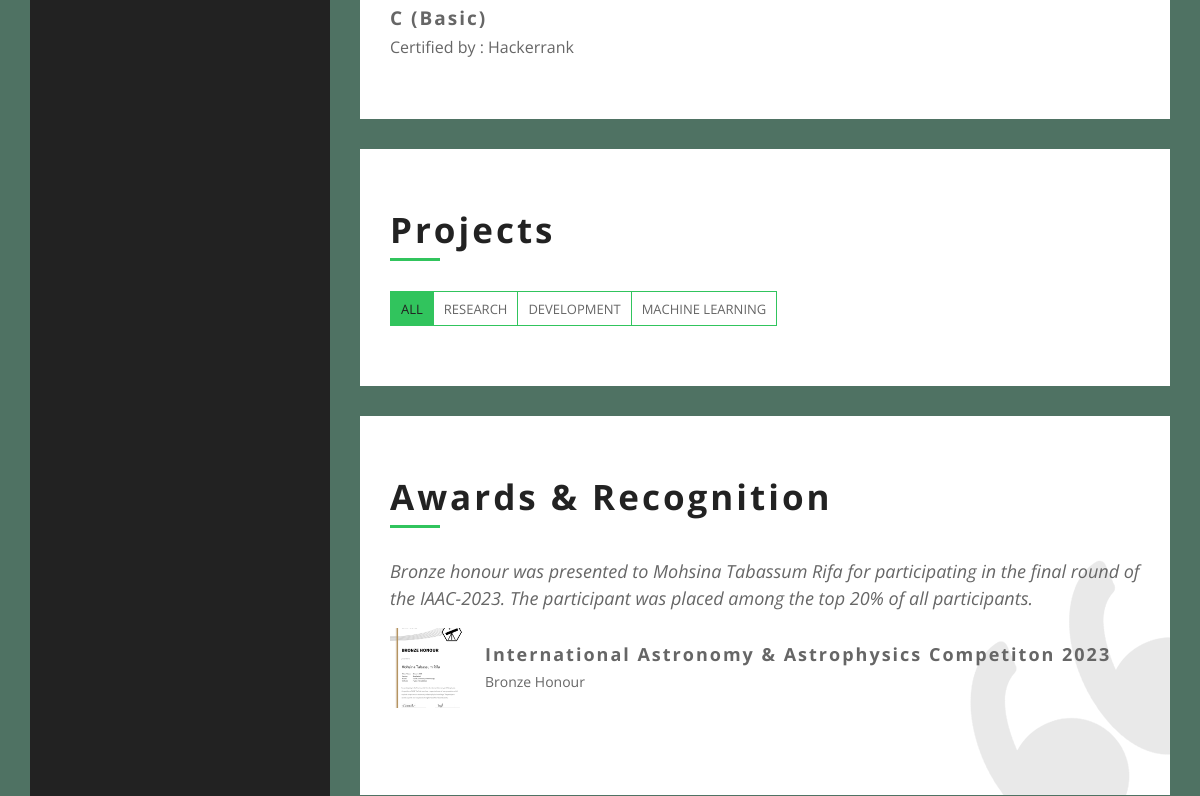
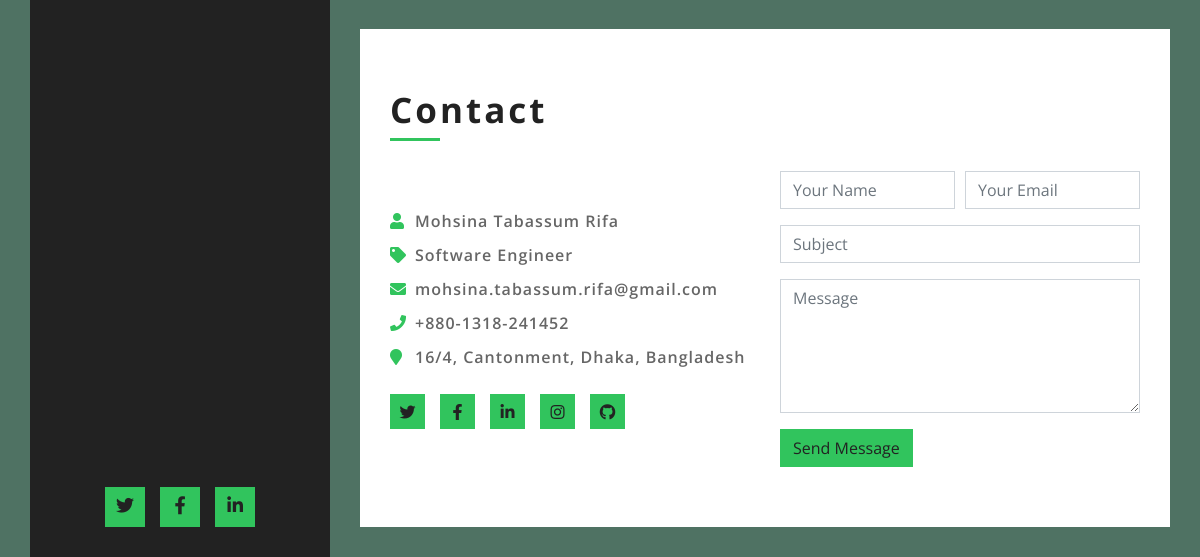
/portfolio/ (lower part), run on an earlier commit of the app's database (2 pictures, top to bottom).
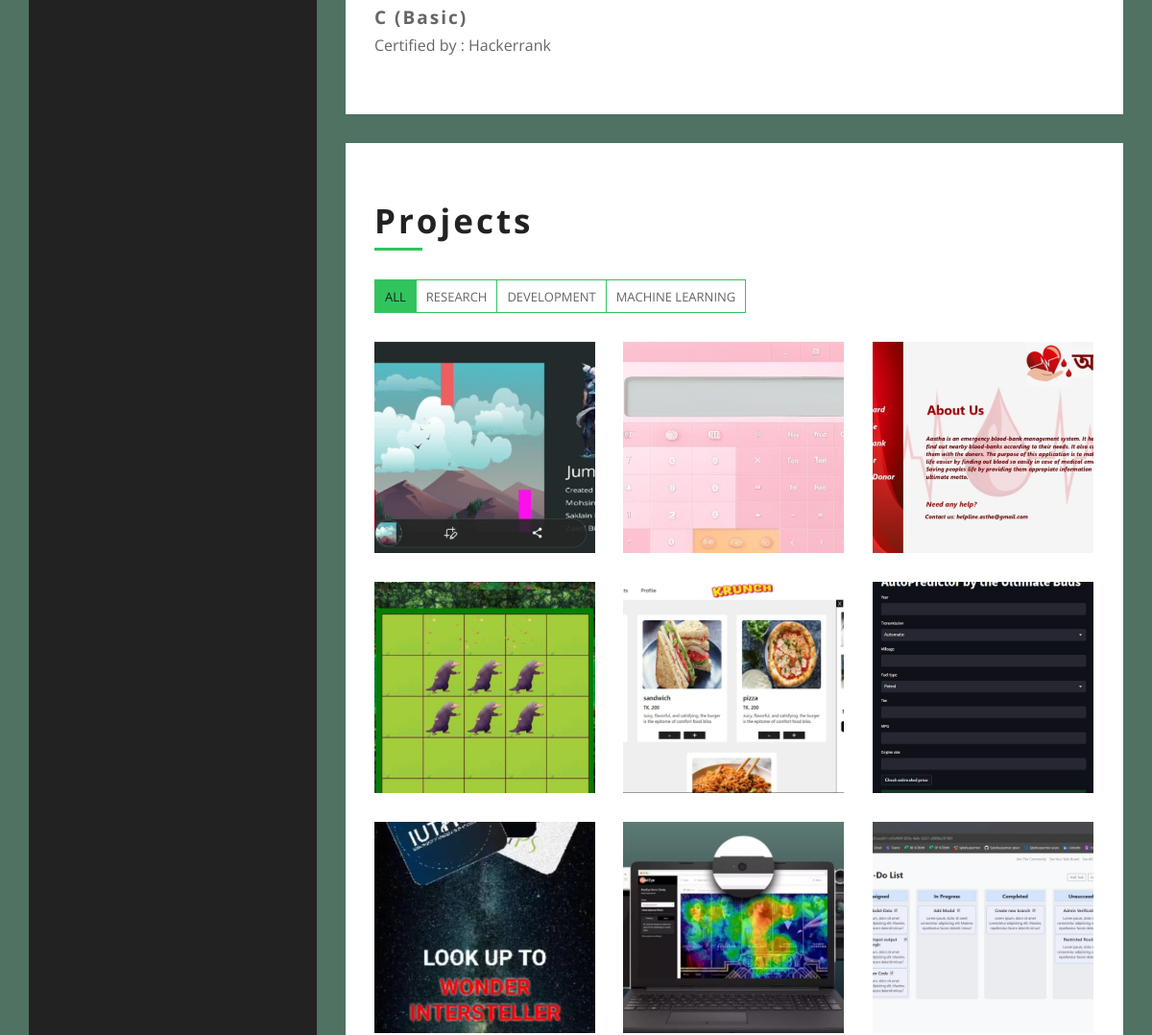
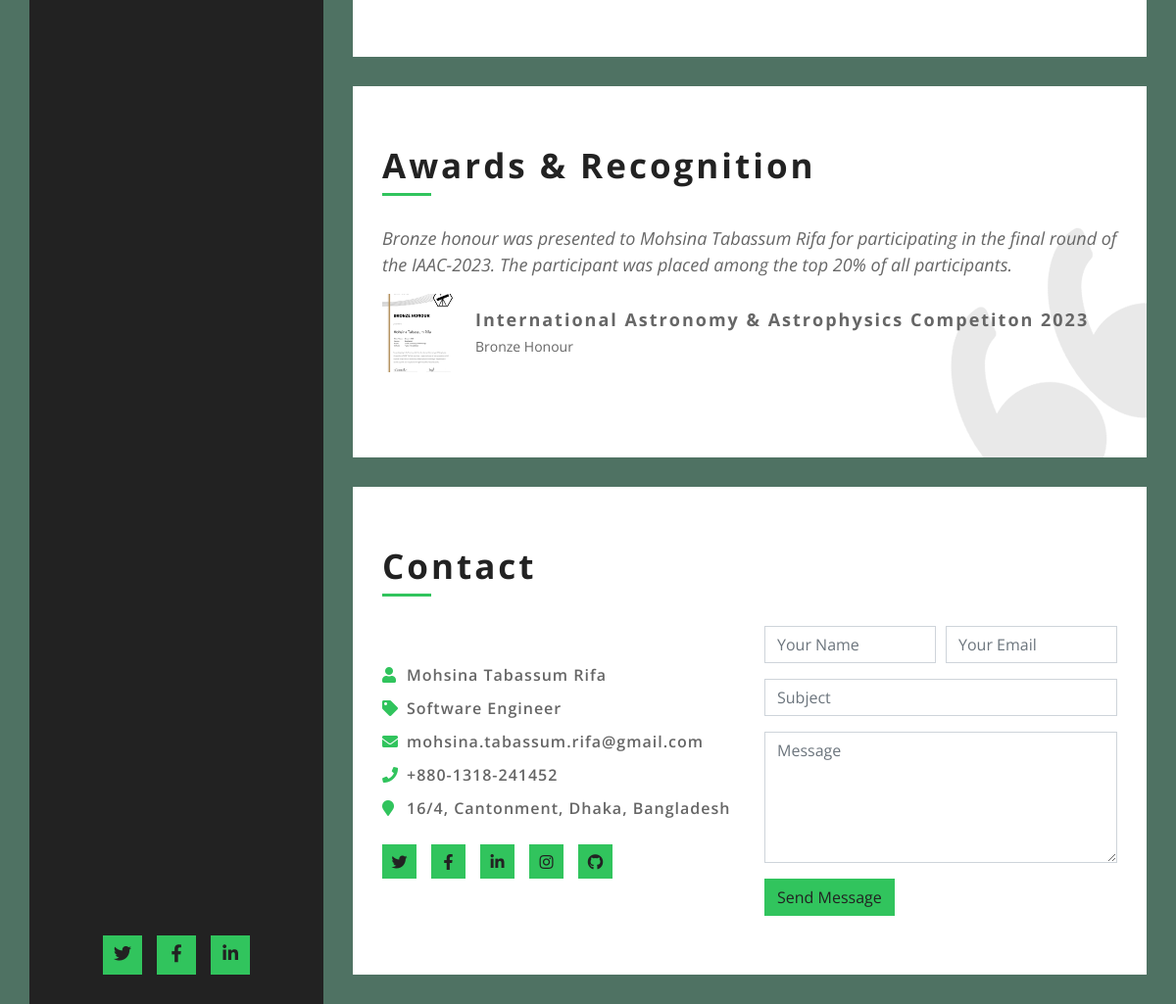
And on a later commit of the database (2 pictures, top to bottom).
### portfolio/models.py (models this page shows, shortened)
class Project(models.Model):
    CATEGORY_CHOICES = [
        ('web-dev', 'Development'),
        ('web-des', 'Research'),
        ('dig-mar', 'Machine Learning'),
    ]
    title = models.CharField(max_length=100)
    subtitle = models.CharField(max_length=300)
    description = models.TextField()
    image = models.ImageField(upload_to='projects/')
    modal_image = models.ImageField(upload_to='projects/modal/', null=True, blank=True)
    github_link = models.URLField()
    filter_tag = models.CharField(max_length=20, choices=CATEGORY_CHOICES)
    technologies = models.ManyToManyField(Technology)

### portfolio/views.py (the view)
# urls.py: path("", views.PortfolioView.as_view(), name="portfolio"),
class PortfolioView(View):
    template_name = "portfolio/index.html"
    def get(self, request):
        projects = Project.objects.all().prefetch_related("technologies")
        return render(request, self.template_name, {
            "projects": projects
        })

### portfolio/templates/portfolio/index.html (shortened to what the changed rows need)
{% load static %}
<!DOCTYPE html>
<html lang="en">
  <head>
    <link
      href="https://cdn.jsdelivr.net/npm/bootstrap@5.3.0-alpha1/dist/css/bootstrap.min.css"
      rel="stylesheet"
      />
    <link
      href="https://stackpath.bootstrapcdn.com/bootstrap/4.4.1/css/bootstrap.min.css"
      rel="stylesheet"
    />
    <link
      href="https://cdnjs.cloudflare.com/ajax/libs/font-awesome/5.10.0/css/all.min.css"
      rel="stylesheet"
    />
    <link
      href="{% static 'portfolio/lib/slick/slick.css' %}"
      rel="stylesheet"
    />
    <link
      href="{% static 'portfolio/lib/slick/slick-theme.css' %}"
      rel="stylesheet"
    />
    <link
      href="{% static 'portfolio/lib/lightbox/css/lightbox.min.css' %}"
      rel="stylesheet"
    />
    <link rel="stylesheet" href="{% static 'portfolio/css/style.css' %}" />
    <link rel="stylesheet" href="{% static 'portfolio/css/project.css' %}" />
  </head>
  <body data-spy="scroll" data-target=".navbar" data-offset="51">
    <div class="wrapper">
      <div class="content">
        <div class="portfolio" id="portfolio">
          <div class="content-inner">
            <div class="content-header">
              <h2>Projects</h2>
            </div>
            <div class="row portfolio-container">
              {% for project in projects %}
                {% include "portfolio/includes/project.html" %}
              {% endfor %}
            </div>
          </div>
        </div>
        <div class="review" id="review">
          <div class="content-inner">
            <div class="content-header">
              <h2>Awards & Recognition</h2>
            </div>
          </div>
        </div>
        <div class="contact" id="contact">
          <div class="content-inner">
            <div class="content-header">
              <h2>Contact</h2>
            </div>
          </div>
        </div>
      </div>
    </div>
  </body>
</html>

### portfolio/templates/portfolio/includes/project.html (shortened to what this page needs)
<div class="col-lg-4 col-md-6 portfolio-item {{ project.filter_tag }}">
  <div class="portfolio-wrap">
    <figure>
      <img
        src="{{ project.image.url }}"
        class="img-fluid"
        alt="{{ project.title }}"
      />
    </figure>
  </div>
</div>

What changed in the data, as far as the page shows it:
added Project: image (picture)
added Project: image (picture)
added Project: image (picture)
added Project: image (picture)
added Project: image (picture)
added Project: image (picture)
added Project: image (picture)
added Project: image (picture)
added Project: image (picture)
